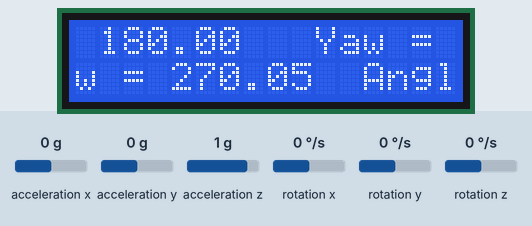
A sketch run on a simulated Arduino Uno, built with avr-gcc and run on an emulated ATmega328P. Shown: 16×2 character LCD. Wiring (inferred from the names in the program): MPU-6050 motion sensor at I2C address 0x68. Inputs (shaded band) come from the test bench; at power-on: acceleration z 1 g, acceleration x 0 g, acceleration y 0 g, rotation x 0 °/s, rotation y 0 °/s, rotation z 0 °/s. What the sketch prints to the serial monitor is not drawn.

Above: at 1.2 s.
1.3 s: acceleration z set to 0 g
At 2.9 s:
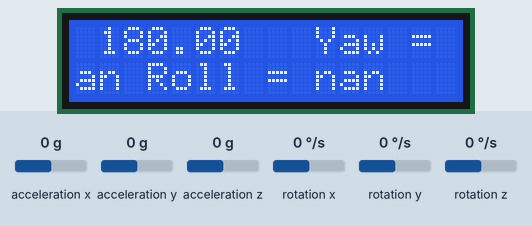
5.4 s: acceleration x set to -1.4 g
At 6.9 s:
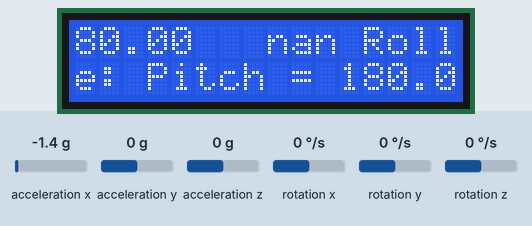
9.5 s: acceleration y set to -1.4 g
At 10.9 s:
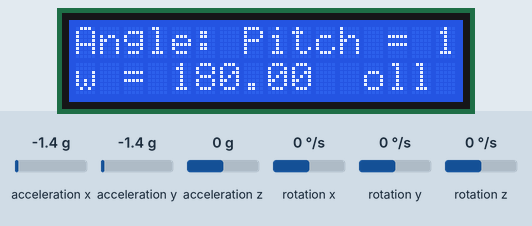
13.6 s: acceleration x set to 0 g
At 14.7 s:
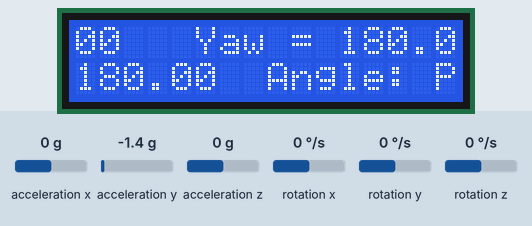
17.7 s: acceleration y set to 0.8 g
At 19.0 s:
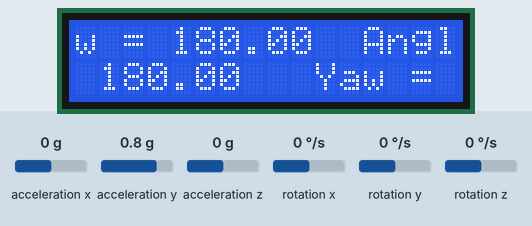
21.8 s: acceleration y set to 0 g
At 22.9 s:
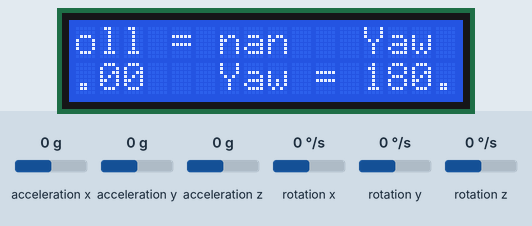
Timing chart, 0 to 24.8 s (numbered marks = the images above; inputs shaded):
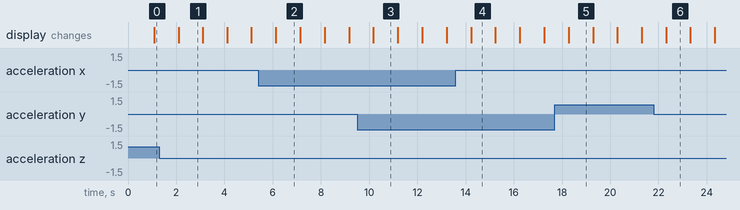

Measured:
- after the input at 1.3 s, the display: changes after 0.80 s (image 1)
- after the input at 5.4 s, the display: changes after 0.73 s (image 2)
- after the input at 9.5 s, the display: changes after 0.68 s (image 3)
- after the input at 13.6 s, the display: changes after 0.63 s (image 4)
- after the input at 17.7 s, the display: changes after 0.57 s (image 5)
- after the input at 21.8 s, the display: changes after 0.52 s (image 6)
- what the display in image 1 shows lasts 1.0 s, from 2.1 s to 3.1 s

The sketch:

accelerometer.ino
```cpp
#include <Wire.h> //library allows communication with I2C / TWI devices
#include <math.h>//library includes mathematical functions
#include <LiquidCrystal.h>

LiquidCrystal lcd(12, 11, 5, 4, 3, 2);

const int MPU=0x68; //I2C address of the MPU-6050
int16_t AcX,AcY,AcZ,Tmp,GyX,GyY,GyZ; //16-bit integers
int AcXcal,AcYcal,AcZcal,GyXcal,GyYcal,GyZcal,tcal; //calibration variables
double t,tx,tf,pitch,roll,yaw;

void setup()
{
    Wire.begin(); //initiate wire library and I2C
    Wire.beginTransmission(MPU); //begin transmission to I2C slave device
    Wire.write(0x6B); // PWR_MGMT_1 register
    Wire.write(0); // set to zero (wakes up the MPU-6050)
    Wire.endTransmission(true); //ends transmission to I2C slave device
    Serial.begin(9600); //serial communication at 9600 bauds
    lcd.begin(16, 2);
  // Print a message to the LCD.

}

void loop()
{
    Wire.beginTransmission(MPU); //begin transmission to I2C slave device
    Wire.write(0x3B); // starting with register 0x3B (ACCEL_XOUT_H)
    Wire.endTransmission(false); //restarts transmission to I2C slave device
    Wire.requestFrom(MPU,14,true); //request 14 registers in total

    //Acceleration data correction
    AcXcal = -950;
    AcYcal = -300;
    AcZcal = 0;

    //Temperature correction
    tcal = -1600;

    //Gyro correction
    GyXcal = 480;
    GyYcal = 170;
    GyZcal = 210;


    //read accelerometer data
    AcX=Wire.read()<<8|Wire.read(); // 0x3B (ACCEL_XOUT_H) 0x3C (ACCEL_XOUT_L)
    AcY=Wire.read()<<8|Wire.read(); // 0x3D (ACCEL_YOUT_H) 0x3E (ACCEL_YOUT_L)
    AcZ=Wire.read()<<8|Wire.read(); // 0x3F (ACCEL_ZOUT_H) 0x40 (ACCEL_ZOUT_L)

    //read temperature data
    Tmp=Wire.read()<<8|Wire.read(); // 0x41 (TEMP_OUT_H) 0x42 (TEMP_OUT_L)

    //read gyroscope data
    GyX=Wire.read()<<8|Wire.read(); // 0x43 (GYRO_XOUT_H) 0x44 (GYRO_XOUT_L)
    GyY=Wire.read()<<8|Wire.read(); // 0x45 (GYRO_YOUT_H) 0x46 (GYRO_YOUT_L)
    GyZ=Wire.read()<<8|Wire.read(); // 0x47 (GYRO_ZOUT_H) 0x48 (GYRO_ZOUT_L)

    //temperature calculation
    tx = Tmp + tcal;
    t = tx/340 + 36.53; //equation for temperature in degrees C from datasheet
    tf = (t * 9/5) + 32; //fahrenheit

    //get pitch/roll
    getAngle(AcX,AcY,AcZ);

    //printing values to serial port
    Serial.print("Angle: ");
    Serial.print("Pitch = "); Serial.print(pitch);
    Serial.print(" Roll = "); Serial.println(roll);
    Serial.print(" Yaw = "); Serial.println(yaw);
    lcd.print("Angle: ");
    lcd.print("Pitch = "); lcd.print(pitch);
    lcd.print(" Roll = "); lcd.println(roll);
    lcd.print(" Yaw = "); lcd.println(yaw);

    /*Serial.print("Accelerometer: ");
    Serial.print("X = "); Serial.print(AcX + AcXcal);
    Serial.print(" Y = "); Serial.print(AcY + AcYcal);
    Serial.print(" Z = "); Serial.println(AcZ + AcZcal);

    Serial.print("Temperature in celsius = "); Serial.print(t);
    Serial.print(" fahrenheit = "); Serial.println(tf);

    Serial.print("Gyroscope: ");
    Serial.print("X = "); Serial.print(GyX + GyXcal);
    Serial.print(" Y = "); Serial.print(GyY + GyYcal);
    Serial.print(" Z = "); Serial.println(GyZ + GyZcal);
    */
    delay(1000);
}

//function to convert accelerometer values into pitch and roll
void getAngle(int Ax,int Ay,int Az)
{
    double x = Ax;
    double y = Ay;
    double z = Az;

    roll = atan(x/sqrt((y*y) + (z*z))); //pitch calculation
    pitch = atan(y/sqrt((x*x) + (z*z))); //roll calculation
    yaw = atan(z/sqrt((x*x) + (y*y)));  // yaw calculation

    //converting radians into degrees
    pitch = pitch * (180.0/3.14) + 180;
    roll = roll * (180.0/3.14)  + 180;
    yaw = yaw * (180.0/3.14) + 180;
}
```
